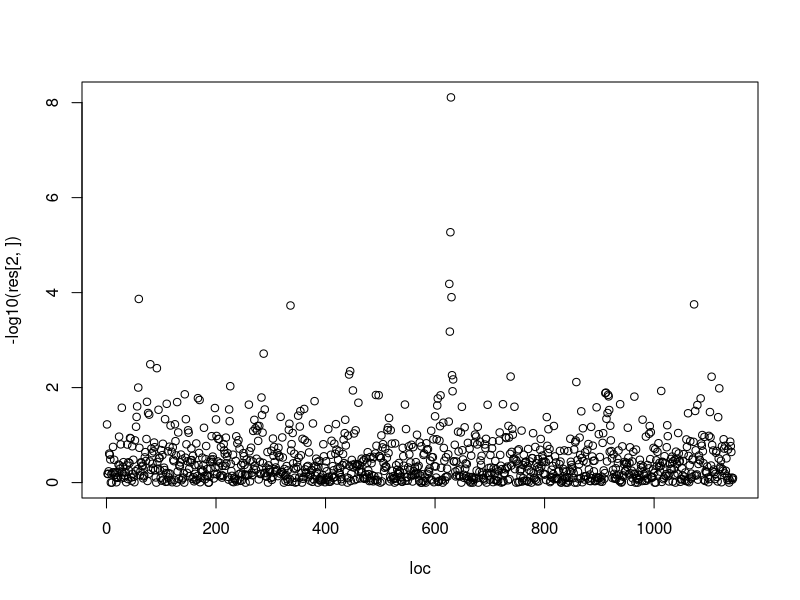
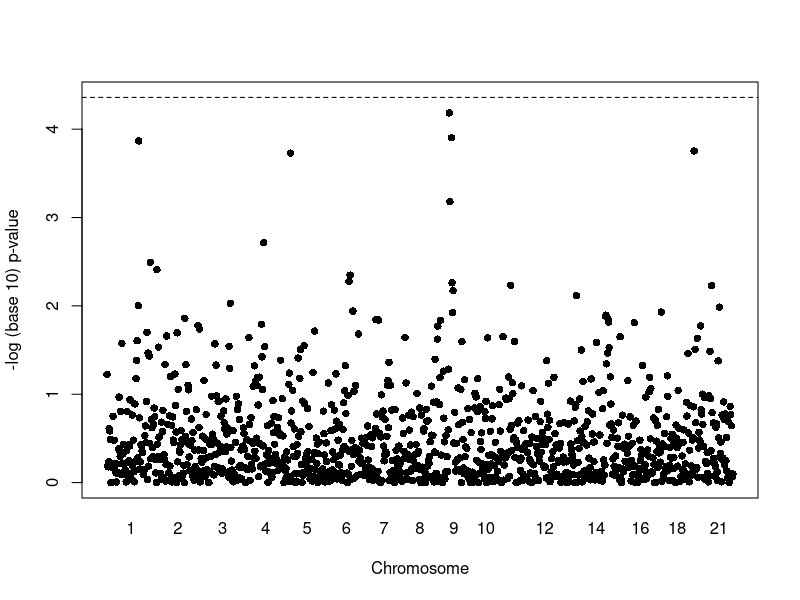
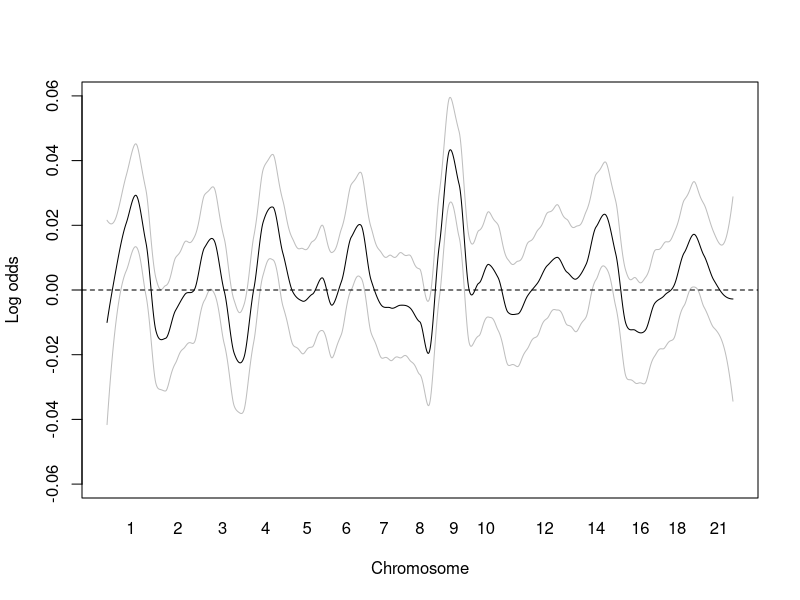
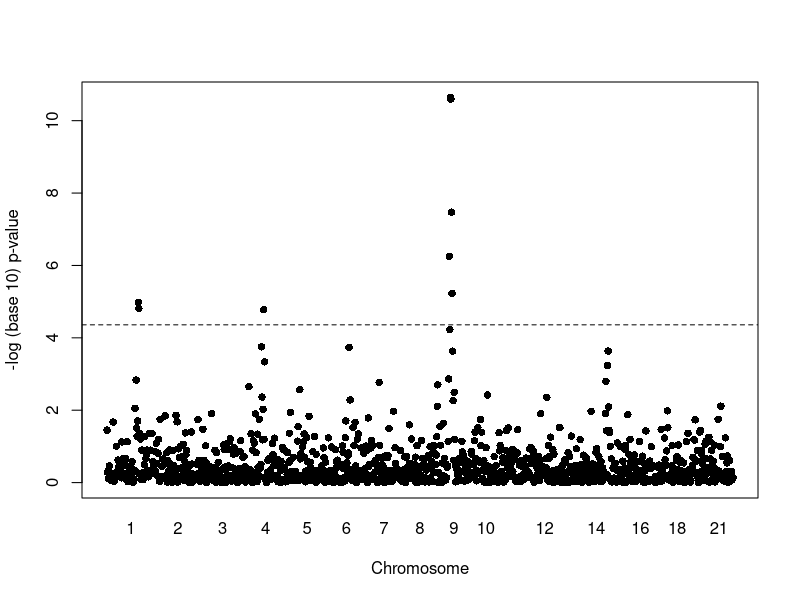
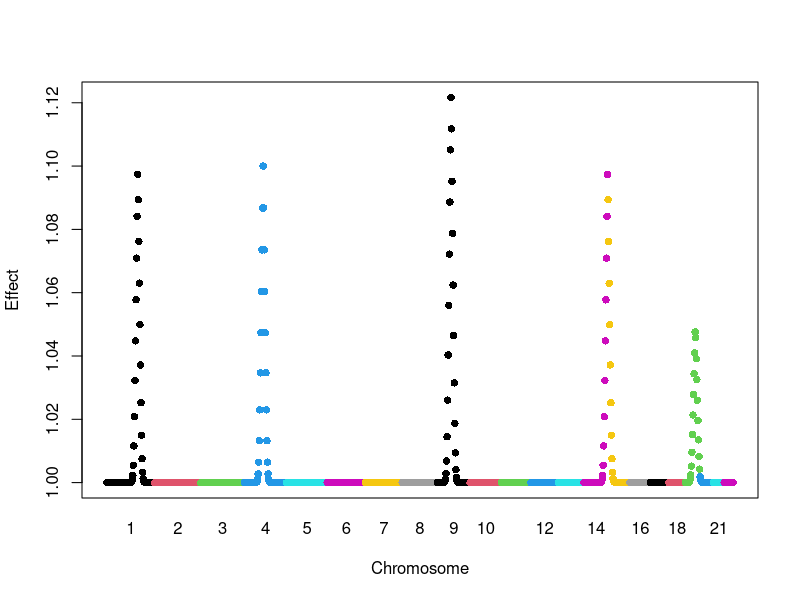
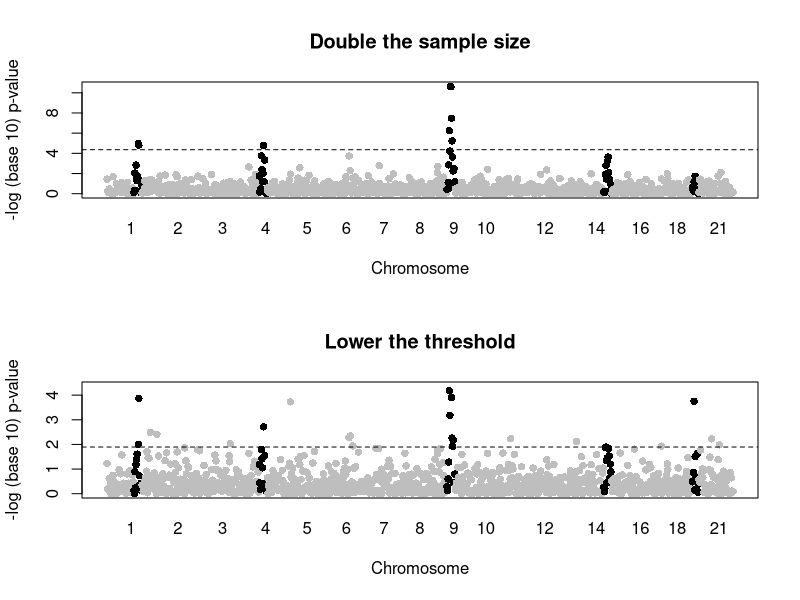

Generate these figures, in order, with R:
# Simulating GWAS number 1
library(rmutil)

spike <- function(x, A=0.02, mu=0, theta=.015, phi=2000)
  A*log((1 - theta)^(abs(x-mu)/theta) * phi + 1)/log(phi)
chr <- rep( 1:22, round(seq(87, 17, len = 22)))
chr_start <- c(which(!duplicated(chr)), length(chr))
chr_start <- (chr_start[-length(chr_start)] + chr_start[-1])/2
P <- length(chr) ## nunmber of features
loc <- 1:P
centers <- c(0.05,0.25,0.55,.8,0.94)*P
As <- c(0.1,0.1,0.125,0.1,0.05)
tmp <- sapply(seq_along(centers), function(i) spike(loc, mu = centers[i], A=As[i]))
effect <- 1 + rowSums(tmp)
set.seed(1)
baseline_p <- rmutil::rbetabinom(P, 100, 0.25, 100) / 100
N <- 5000
disease <- sapply(effect*baseline_p, function(p) rbinom(N, 1, p = p))
control <- sapply(baseline_p, function(p) rbinom(N, 1, p = p))
X <- rbind(control, disease)
if(any(colMeans(X) ==0 | colMeans(X)==1)) stop("One column with MAF=0")
y <- rep(c(0,1), each=nrow(X)/2)

# Running GWAS
res <- apply(X, 2, function(x){
  tab<-table(x,y)
  c(tab[1,1]*tab[2,2]/(tab[1,2]*tab[2,1]),
    chisq.test(tab)$p.value)
})
plot(loc, -log10(res[2,]))
plot(loc, -log10(res[2,]), pch=16, xaxt="n", xlab="Chromosome", ylab="-log (base 10) p-value", ylim=c(0, -log10(0.05/P)))
axis(1, chr_start, seq_along(chr_start), tick=FALSE)
abline(h=-log10(0.05/P), lty=2)

# Smoothing odds ratio
logodds <- log(res[1,])
fit <- predict(loess(logodds~loc, span = 0.1), se=TRUE)
mat <- fit$fit + cbind(-2*fit$se.fit,0,2*fit$se.fit)
matplot(loc, mat, type="l", col=c("grey","black","grey"), lty=1, ylim=max(mat)*c(-1,1), ylab="Log odds", xlab="Chromosome", xaxt="n")
axis(1, chr_start, seq_along(chr_start), tick=FALSE)
abline(h=0, lty=2)




#GWAS simulation number 2
disease2 <- sapply(effect*baseline_p, function(p) rbinom(N, 1, p = p))
control2 <- sapply(baseline_p, function(p) rbinom(N, 1, p = p))
X <- rbind(control, control2, disease, disease2)
if(any(colMeans(X) ==0 | colMeans(X)==1)) stop("One column with MAF=0")
y <- rep(c(0,1), each=nrow(X)/2)

res2 <- apply(X, 2, function(x){
  tab<-table(x,y)
  c(tab[1,1]*tab[2,2] / (tab[1,2]*tab[2,1]),chisq.test(tab)$p.value)
})
plot(loc, -log10(res2[2,]), pch=16, xaxt="n", xlab="Chromosome", ylab="-log (base 10) p-value")
axis(1, chr_start, seq_along(chr_start), tick=FALSE)
abline(h=-log10(0.05/P), lty=2)

plot(loc, effect, col=chr, pch=16, xaxt="n", xlab="Chromosome", ylab="Effect")
axis(1, chr_start, seq_along(chr_start), tick=FALSE)

par(mfrow=c(2,1))
plot(loc, -log10(res2[2,]), col=ifelse(effect>1.01, "black", "grey"), pch=16, xaxt="n",
     xlab="Chromosome", ylab="-log (base 10) p-value", main="Double the sample size")
axis(1, chr_start, seq_along(chr_start), tick=FALSE)
abline(h=-log10(0.05/P), lty=2)
o <- order(res[2,])[1:25] ##top 25 variants
plot(loc, -log10(res[2,]), col=ifelse(effect>1.01, "black", "grey"), pch=16, ylim=c(0, -log10(0.05/P)), xaxt="n", xlab="Chromosome", ylab="-log (base 10) p-value", main="Lower the threshold")
axis(1, chr_start, seq_along(chr_start), tick=FALSE)
abline(h = -log10(max(res[2,o])), lty=2)
